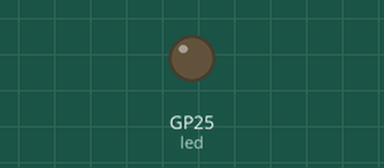
This program was run on a simulated Raspberry Pi Pico running CircuitPython. Shown: output pins drawn as LEDs (lit = HIGH). USB keyboard and mouse output is not drawn. At 25.1 s the program ends and the board releases its pins; the recording ends there.

Above: at 0.05 s.
Timing chart, 0 to 3.0 s (numbered marks = the images above):
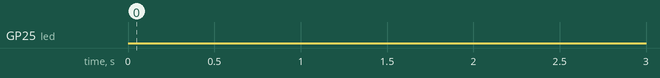

Measured:
- by itself, GP25 (led): LOW → HIGH at 5.0 s, → LOW 20.1 s later

The program:

code.py
```python
import usb_hid, time
import board, digitalio
from adafruit_hid.mouse import Mouse

mouse = Mouse(usb_hid.devices)
led=digitalio.DigitalInOut(board.GP25)
led.direction=digitalio.Direction.OUTPUT

led.value=False

n=0
time.sleep(5)
while n<1000:
    mouse.click(Mouse.LEFT_BUTTON)
    led.value=True
    n+=1
    time.sleep(0.02)
    led.value=False
```
